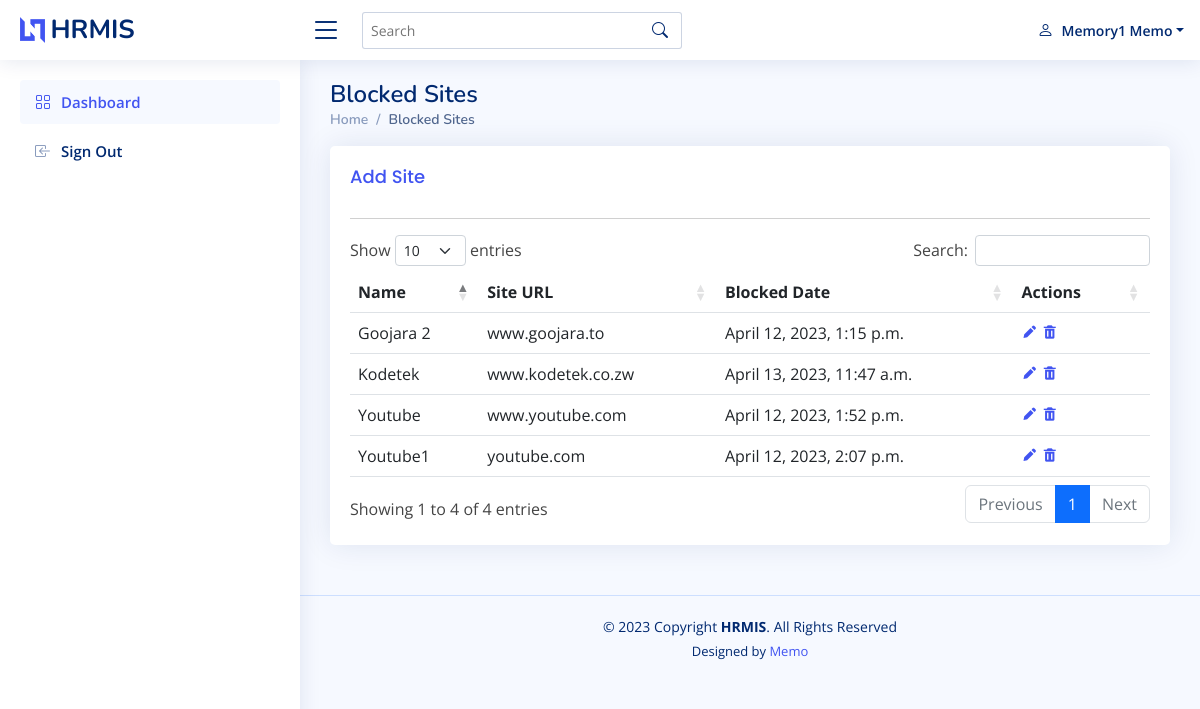
The app's page /accounts/all (signed in) with its own data.
### accounts/models.py (models this page shows, shortened)
class User (AbstractUser):
    DES = (('', 'Choose Designation'), ('admin', 'Admin(Organization)'),('employee', 'Employee'),)
    GENDER = (('', 'Choose Gender'),('female','Female'),('male','Male'))
    first_name = models.CharField(max_length=255)
    last_name = models.CharField(max_length=255)
    is_admin = models.BooleanField(default=False)
    is_employee = models.BooleanField(default=False)
    designation = models.CharField(max_length=30, choices=DES)
    email = models.EmailField(max_length=255)
    phone_number = models.CharField(max_length=255)
    gender = models.CharField(max_length=50, choices=GENDER)
    address = models.TextField()
    class Meta:
        ordering = ["-date_joined", ]

### app_settings/models.py (models this page shows, shortened)
class BlockedSite(models.Model):
    name = models.CharField(max_length=255)
    link = models.CharField(max_length=255)
    updated = models.DateTimeField(auto_now=True)
    timestamp = models.DateTimeField(auto_now_add=True)
    class Meta:
        ordering = ["-timestamp", ]

### app_settings/views.py (the view)
# urls.py: path('all',views.blocked_sites, name='blocked_sites'),
@login_required
def blocked_sites(request):
    template_name = 'blocked_sites/blocked_sites.html'
    qs =  models.BlockedSite.objects.all()
    return render(request,template_name,{'obj':qs})

### app_settings/templates/blocked_sites/blocked_sites.html (shortened to what this page needs)
{% extends 'shared.html' %}
{% load static %}
{% block css %}
<link rel="stylesheet" href="https://cdn.datatables.net/1.13.4/css/dataTables.bootstrap5.min.css">
{% endblock %}
{% block pagetitle %}
Blocked Sites
{% endblock %}
{% block breadcrum %}
<li class="breadcrumb-item active">Blocked Sites</li>
{% endblock %}
{% block content %}
<section class="section">
    <div class="row">
      <div class="col-lg-12">
        <div class="card">
          <div class="card-body">
            <h5 class="card-title">
                <a href="{% url 'app_settings:add_site_to_block_list' %}">Add Site</a></h5>
            <hr>
            <table class="table" id="blocked-sites">
              <thead>
                <tr>
                  <th scope="col">Name</th>
                  <th scope="col">Site URL</th>
                  <th scope="col">Blocked Date</th>
                  <th scope="col">Actions</th>
                </tr>
              </thead>
              <tbody>
                {% for site in obj %}
                <tr>
                    <td>{{site.name|title}}</td>
                    <td>{{site.link}}</td>
                    <td>{{site.timestamp}}</td>
                    <td>
                        <a href="{% url 'app_settings:blocked_site_update' site.pk %}"><i class="bx bxs-pencil"></i></a>
                        <a href="{% url 'app_settings:blocked_site_delete' site.pk %}"><i class="bx bxs-trash"></i></a>
                    </td>
                </tr>
                {% endfor %}
              </tbody>
            </table>
        </div>
        </div>
      </div>
    </div>
  </section>
{% endblock %}

### templates/shared.html (shortened to what this page needs)
<!DOCTYPE html>
{% load static %}
<html lang="en">
<head>
  <link href="{% static 'assets/vendor/bootstrap/css/bootstrap.min.css' %}" rel="stylesheet">
  <link href="{% static 'assets/vendor/bootstrap-icons/bootstrap-icons.css' %}" rel="stylesheet">
  <link href="{% static 'assets/vendor/boxicons/css/boxicons.min.css' %}" rel="stylesheet">
  <link href="{% static 'assets/vendor/quill/quill.snow.css' %}" rel="stylesheet">
  <link href="{% static 'assets/vendor/quill/quill.bubble.css' %}" rel="stylesheet">
  <link href="{% static 'assets/vendor/remixicon/remixicon.css' %}" rel="stylesheet">
  <link href="{% static 'assets/vendor/simple-datatables/style.css' %}" rel="stylesheet">
  {% block css %}{% endblock %}
  <link href="{% static 'assets/css/style.css' %}" rel="stylesheet">
</head>
<body>
  <header id="header" class="header fixed-top d-flex align-items-center">
    <div class="d-flex align-items-center justify-content-between">
      <a href="/" class="logo d-flex align-items-center">
        <img src="{% static 'assets/img/logo.png' %}" alt="">
        <span class="d-none d-lg-block">HRMIS</span>
      </a>
      <i class="bi bi-list toggle-sidebar-btn"></i>
    </div>
    <div class="search-bar">
      <form class="search-form d-flex align-items-center" method="POST" action="#">
        <input type="text" name="query" placeholder="Search" title="Enter search keyword">
        <button type="submit" title="Search"><i class="bi bi-search"></i></button>
      </form>
    </div>
    <nav class="header-nav ms-auto">
      <ul class="d-flex align-items-center">
        <li class="nav-item dropdown pe-3">
          <a class="nav-link nav-profile d-flex align-items-center pe-0" href="#" data-bs-toggle="dropdown">
            <i class="bi bi-person"></i>
            <span class="d-none d-md-block dropdown-toggle ps-2">{{request.user.first_name|title}} {{request.user.last_name|title}}</span>
          </a>
        </li>
      </ul>
    </nav>
  </header>
  <aside id="sidebar" class="sidebar">
    <ul class="sidebar-nav" id="sidebar-nav">
      <li class="nav-item">
        <a class="nav-link " href="/">
          <i class="bi bi-grid"></i>
          <span>Dashboard</span>
        </a>
      </li>
      <li class="nav-item">
        <a class="nav-link collapsed" href="{% url 'logout' %}">
          <i class="bi bi-box-arrow-in-left"></i>
          <span>Sign Out</span>
        </a>
      </li>
    </ul>
  </aside>
  <main id="main" class="main">
    <div class="pagetitle">
      <h1>{% block pagetitle %}{% endblock %}</h1>
      <nav>
        <ol class="breadcrumb">
          <li class="breadcrumb-item"><a href="{% url 'accounts:redirect_logged' %}">Home</a></li>
          {% block breadcrum %}{% endblock %}
        </ol>
      </nav>
    </div>
    <section class="section dashboard">
        {% block content %}
        {% endblock %}
    </section>
  </main>
  <footer id="footer" class="footer">
    <div class="copyright">
        © {% now "Y" %} Copyright <strong><span>HRMIS</span></strong>. All Rights Reserved
    </div>
    <div class="credits">
      Designed by <a href="https://bootstrapmade.com/">Memo</a>
    </div>
  </footer>
</body>
</html>

### static_files/assets/css/style.css (style rules this page uses)
:root { scroll-behavior: smooth; }
body { font-family: "Open Sans", sans-serif; background: #f6f9ff; color: #444444; }
a { color: #4154f1; text-decoration: none; }
h1, h2, h3, h4, h5, h6 { font-family: "Nunito", sans-serif; }
#main { margin-top: 60px; padding: 20px 30px; transition: all 0.3s; }
.pagetitle { margin-bottom: 10px; }
.pagetitle h1 { font-size: 24px; margin-bottom: 0; font-weight: 600; color: #012970; }
.card { margin-bottom: 30px; border: none; border-radius: 5px; box-shadow: 0px 0 30px rgba(1, 41, 112, 0.1); }
.card-title { padding: 20px 0 15px 0; font-size: 18px; font-weight: 500; color: #012970; font-family: "Poppins", sans-serif; }
.card-body { padding: 0 20px 20px 20px; }
.breadcrumb { font-size: 14px; font-family: "Nunito", sans-serif; color: #899bbd; font-weight: 600; }
.breadcrumb a { color: #899bbd; transition: 0.3s; }
.breadcrumb .breadcrumb-item::before { color: #899bbd; }
.breadcrumb .active { color: #51678f; font-weight: 600; }
.logo { line-height: 1; }
@media (min-width: 1200px) { .logo { width: 280px; } }
.logo img { max-height: 26px; margin-right: 6px; }
.logo span { font-size: 26px; font-weight: 700; color: #012970; font-family: "Nunito", sans-serif; }
.header { transition: all 0.5s; z-index: 997; height: 60px; box-shadow: 0px 2px 20px rgba(1, 41, 112, 0.1); background-color: #fff; padding-left: 20px; }
.header .toggle-sidebar-btn { font-size: 32px; padding-left: 10px; cursor: pointer; color: #012970; }
.header .search-bar { min-width: 360px; padding: 0 20px; }
.header .search-form { width: 100%; }
.header .search-form input { border: 0; font-size: 14px; color: #012970; border: 1px solid rgba(1, 41, 112, 0.2); padding: 7px 38px 7px 8px; border-radius: 3px; transition: 0.3s; width: 100%; }
.header .search-form button { border: 0; padding: 0; margin-left: -30px; background: none; }
.header .search-form button i { color: #012970; }
.header-nav ul { list-style: none; }
.header-nav>ul { margin: 0; padding: 0; }
.header-nav .nav-profile { color: #012970; }
.header-nav .nav-profile span { font-size: 14px; font-weight: 600; }
.sidebar { position: fixed; top: 60px; left: 0; bottom: 0; width: 300px; z-index: 996; transition: all 0.3s; padding: 20px; overflow-y: auto; scrollbar-width: thin; scrollbar-color: #aab7cf transparent; box-shadow: 0px 0px 20px rgba(1, 41, 112, 0.1); background-color: #fff; }
@media (min-width: 1200px) { #main, #footer { margin-left: 300px; } }
.sidebar-nav { padding: 0; margin: 0; list-style: none; }
.sidebar-nav li { padding: 0; margin: 0; list-style: none; }
.sidebar-nav .nav-item { margin-bottom: 5px; }
.sidebar-nav .nav-link { display: flex; align-items: center; font-size: 15px; font-weight: 600; color: #4154f1; transition: 0.3; background: #f6f9ff; padding: 10px 15px; border-radius: 4px; }
.sidebar-nav .nav-link i { font-size: 16px; margin-right: 10px; color: #4154f1; }
.sidebar-nav .nav-link.collapsed { color: #012970; background: #fff; }
.sidebar-nav .nav-link.collapsed i { color: #899bbd; }
.footer { padding: 20px 0; font-size: 14px; transition: all 0.3s; border-top: 1px solid #cddfff; }
.footer .copyright { text-align: center; color: #012970; }
.footer .credits { padding-top: 5px; text-align: center; font-size: 13px; color: #012970; }

### records on screen
User: user.first_name "Memory1", user.last_name "Memo"
BlockedSite: name "Kodetek", link "www.kodetek.co.zw", timestamp "April 13, 2023, 11:47 a.m."
BlockedSite: name "Youtube1", link "youtube.com", timestamp "April 12, 2023, 2:07 p.m."
BlockedSite: name "Youtube", link "www.youtube.com", timestamp "April 12, 2023, 1:52 p.m."
BlockedSite: name "Goojara 2", link "www.goojara.to", timestamp "April 12, 2023, 1:15 p.m."
